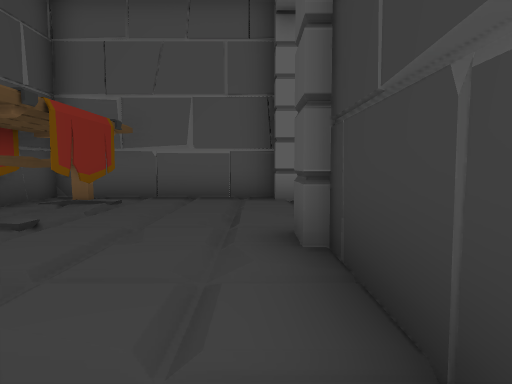
view 1 (above)

18 first-person views from a walk through a scene from a Unity 3-D project. The camera is 0.67 m above the floor, tilts 4° down and sees 70° across. The floor is counted in squares, 1 m on a side. Each view is taken from the middle of a square. On the plan, view 1 faces up. The plan holds only what a view shows up to about 11 squares ahead; the rest is blank. The place goes on beyond the plan. Door leaves are left out, so doorways stand open.

view 2
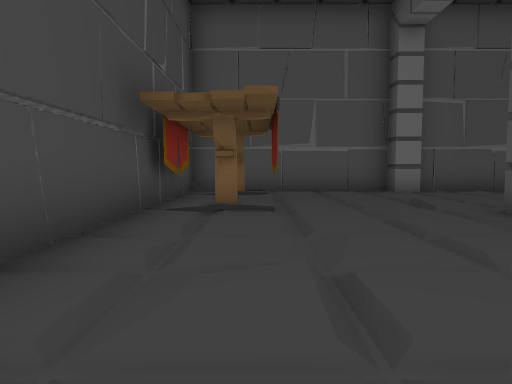

view 3
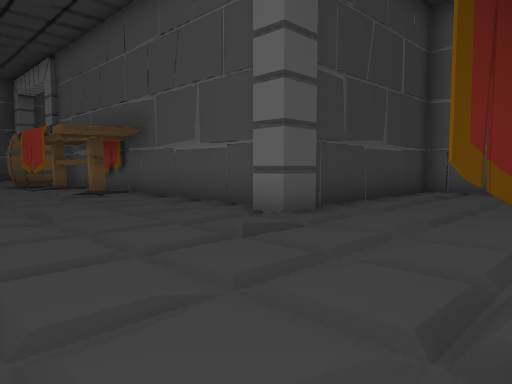

view 4
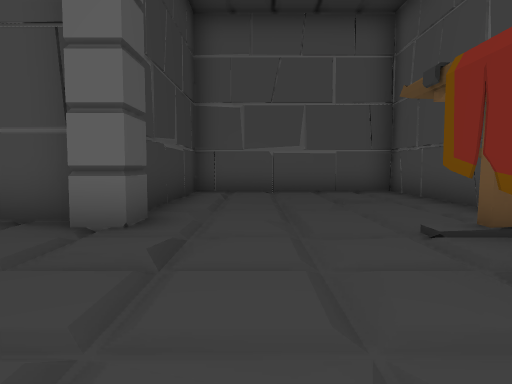

view 5
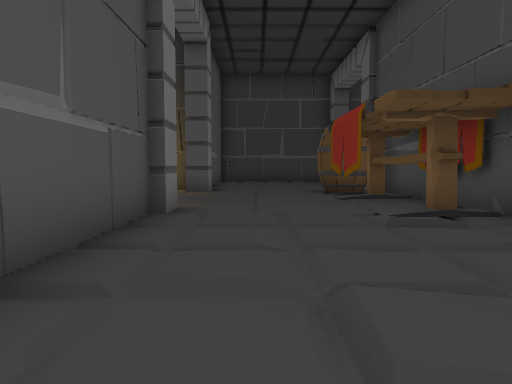

view 6
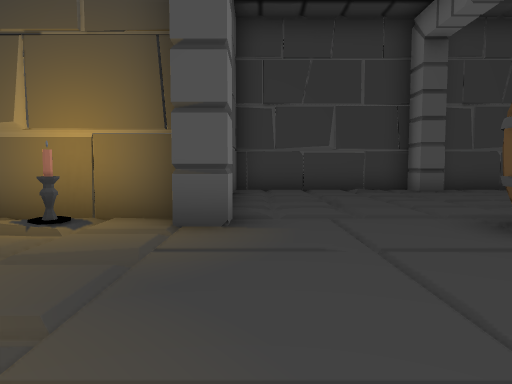

view 7
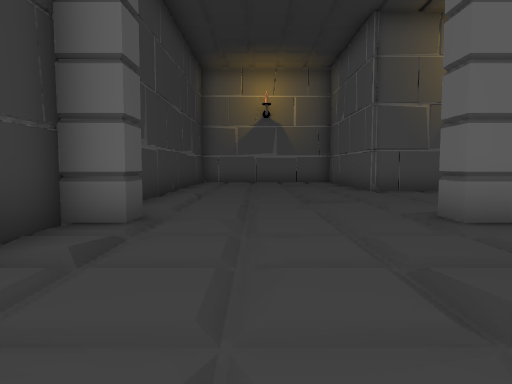

view 8
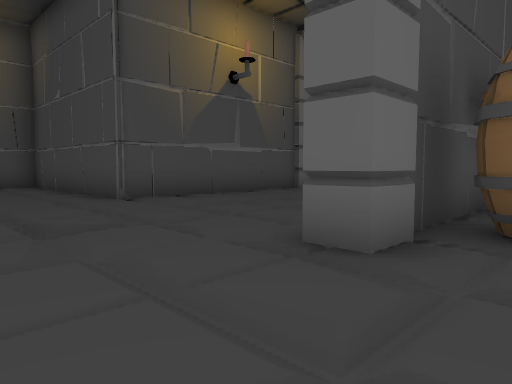

view 9
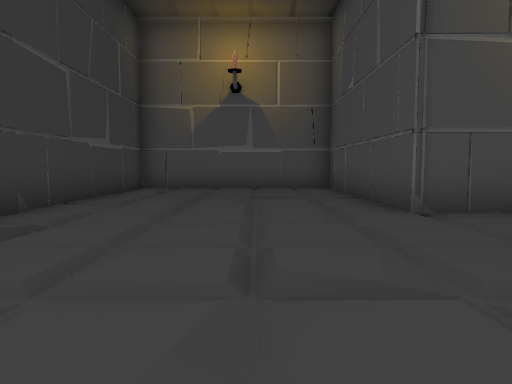

view 10
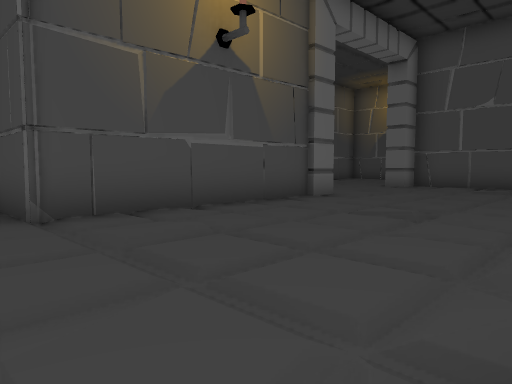

view 11
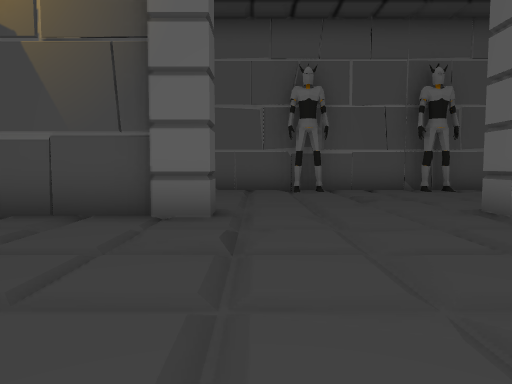

view 12
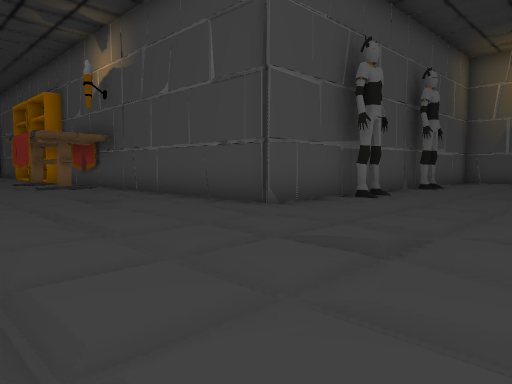

view 13
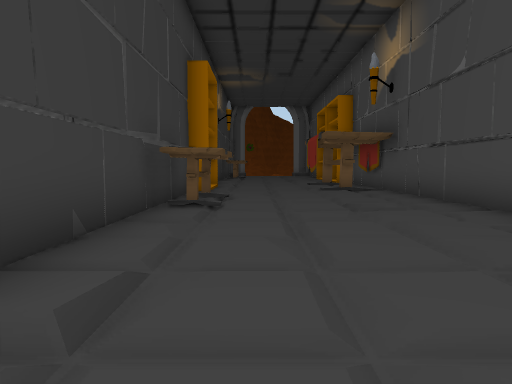

view 14
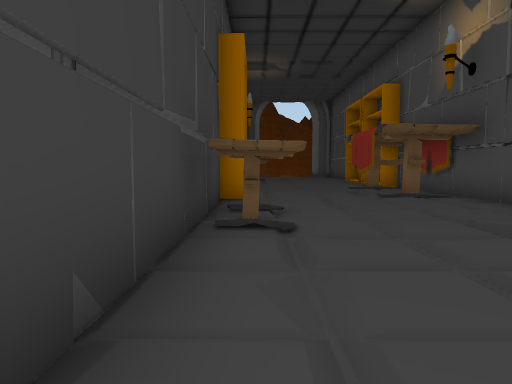

view 15
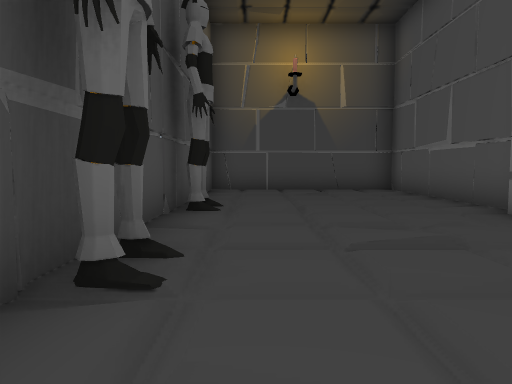

view 16
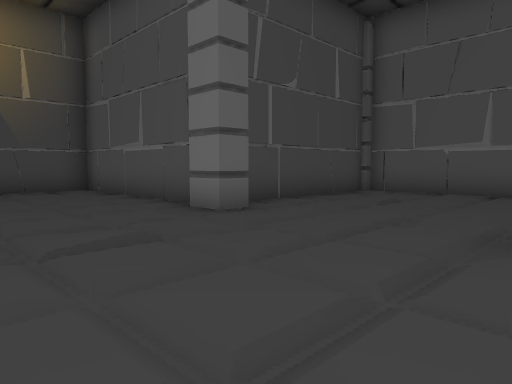

view 17
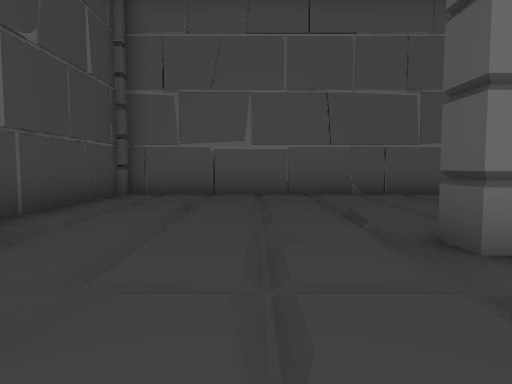

view 18
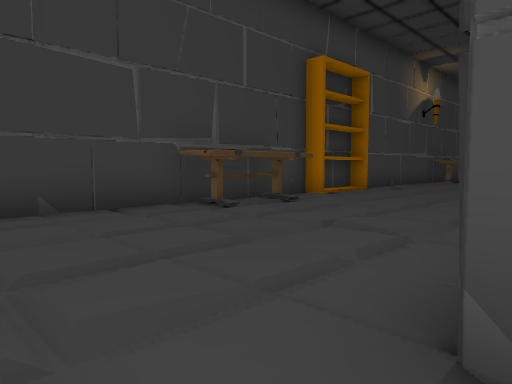

### Floor plan
Points are (right, up) in squares from view 1. A wall is a line through its corners. A room is listed if a view was taken in it or the views show most of it. See-through windows are left out.
Room 1 (views 1, 2, 3, 4, 5, 6)
walls: (0.4, 3.1) (0.4, 4) (1.1, 4); (1.1, 3.5) (5.5, 3.5); (1.1, 8) (0.4, 8) (0.4, 8.6) (-4.7, 8.6) (-4.7, -2.1); (-4.8, -2) (0.7, -2) (0.7, 3.3); (6.4, 8.6) (1.2, 8.6); (7.1, 8.3) (6.2, 8.3)
ways out: opening at (7, 7.5) to room 2
objects: other object (-4, 4) to (-3, 7)
Room 2 (views 7, 8, 9, 10, 11, 12, 13, 14, 15, 16, 17, 18)
walls: (6.2, -2) (11.9, -2) (11.9, -7.6) (17.3, -7.6) (17.3, 2.8); (5.6, -2.5) (5.6, -1.8) (6.5, -1.8); (11.8, 3.7) (12.6, 3.7) (12.6, 3); (5.5, 3.5) (0.9, 3.5) (0.9, -1.3); (1.6, -1.8) (1.6, -2.4) (0.8, -2.4); (0.4, -2) (-4.8, -2); (16.5, 3) (16.5, 3.7) (17.3, 3.7) (17.3, 8.5) (15.2, 8.6); (11.7, -13.5) (11.7, -6.4); (-1.5, -7.3) (6.3, -7.3) (6.3, -13.5); (11.9, 8.3) (11.1, 8.3) (11.1, 9); (11.7, 9) (11.7, 10.5); (-4.7, -2.1) (-4.7, -7.3) (-3.4, -7.3)
low walls: (16.4, 5) (16.3, 5.5)
ways out: opening at (7, 7.5) to room 1
objects: other object (6, 4) to (9, 5); other object (7, -16) to (8, -14); other object (10, 4) to (11, 5); other object (11, -15) to (12, -14); other object (11, -12) to (11, -10); other object (11, 10)

Positions as (right, up) in squares from view 1, and headings:
1: (0, 0), facing up
2: (-3, -1), facing up
3: (-3, 8), facing down-right
4: (-1, 8), facing down
5: (1, 7), facing right
6: (7, 8), facing right
7: (15, 8), facing down
8: (15, 5), facing down-left
9: (14, 3), facing down
10: (13, 3), facing down-left
11: (5, 3), facing down
12: (11, -3), facing down-left
13: (10, -4), facing down
14: (11, -6), facing down
15: (6, -6), facing left
16: (6, -6), facing up-left
17: (4, -5), facing up
18: (6, -6), facing down-right
